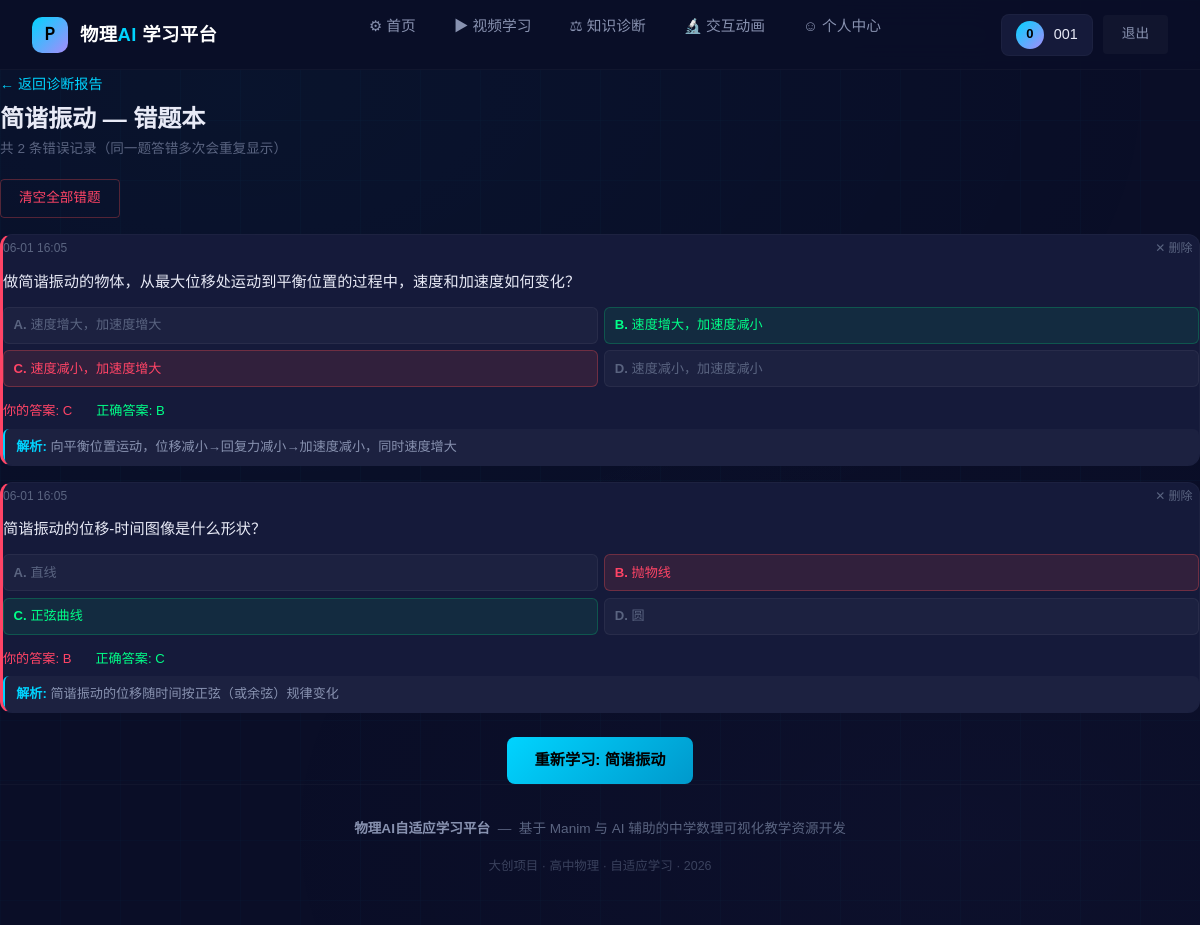
The app's page /diagnosis/wrong/oscillation_01 (signed in) with its own data.
### app/models.py (models this page shows, shortened)
class User(UserMixin, db.Model):
    __tablename__ = 'users'
    id = db.Column(db.Integer, primary_key=True)
    username = db.Column(db.String(50), unique=True, nullable=False)
    password_hash = db.Column(db.String(256), nullable=False)
    email = db.Column(db.String(100))
    grade = db.Column(db.String(10), default='高一')
    created_at = db.Column(db.DateTime, default=datetime.now(timezone.utc))
    last_login = db.Column(db.DateTime)

class Video(db.Model):
    __tablename__ = 'videos'
    id = db.Column(db.Integer, primary_key=True)
    title = db.Column(db.String(200), nullable=False)
    description = db.Column(db.Text)
    topic = db.Column(db.String(100), nullable=False)
    topic_id = db.Column(db.String(50), nullable=False)
    subject = db.Column(db.String(20), default='物理')
    chapter = db.Column(db.String(50))
    video_path = db.Column(db.String(300), nullable=False)
    cover_path = db.Column(db.String(300))
    duration = db.Column(db.Integer)
    difficulty = db.Column(db.Integer, default=2)
    prerequisites = db.Column(db.Text)
    related = db.Column(db.Text)
    created_at = db.Column(db.DateTime, default=datetime.now(timezone.utc))

class QuizRecord(db.Model):
    __tablename__ = 'quiz_records'
    id = db.Column(db.Integer, primary_key=True)
    user_id = db.Column(db.Integer, db.ForeignKey('users.id'), nullable=False)
    question_id = db.Column(db.Integer, db.ForeignKey('questions.id'), nullable=False)
    user_answer = db.Column(db.String(1))
    is_correct = db.Column(db.Boolean)
    response_time = db.Column(db.Integer)
    answered_at = db.Column(db.DateTime, default=datetime.now(timezone.utc))
    question = db.relationship('Question', backref='records')

class Question(db.Model):
    __tablename__ = 'questions'
    id = db.Column(db.Integer, primary_key=True)
    topic_id = db.Column(db.String(50), nullable=False)
    content = db.Column(db.Text, nullable=False)
    option_a = db.Column(db.Text, nullable=False)
    option_b = db.Column(db.Text, nullable=False)
    option_c = db.Column(db.Text, nullable=False)
    option_d = db.Column(db.Text, nullable=False)
    answer = db.Column(db.String(1), nullable=False)
    explanation = db.Column(db.Text)
    difficulty = db.Column(db.Integer, default=2)
    created_at = db.Column(db.DateTime, default=datetime.now(timezone.utc))

### app/routes/diagnosis.py (the view)
@diagnosis_bp.route('/diagnosis/wrong/<topic_id>')
@login_required
def wrong_questions(topic_id):
    records = QuizRecord.query.filter(
        QuizRecord.user_id == current_user.id,
        QuizRecord.is_correct == False
    ).join(Question).filter(
        Question.topic_id == topic_id
    ).order_by(QuizRecord.answered_at.desc()).all()
    if not records:
        abort(404)
    video = Video.query.filter_by(topic_id=topic_id).first()
    topic_name = video.topic if video else topic_id
    recommended_video = Video.query.filter_by(topic_id=topic_id).first()
    return render_template('wrong_questions.html',
                           records=records,
                           topic_id=topic_id,
                           topic_name=topic_name,
                           recommended_video=recommended_video)

### app/models.py (called while the page is built)
@login_manager.user_loader
def load_user(user_id):
    return User.query.get(int(user_id))

### app/templates/wrong_questions.html (shortened to what this page needs)
{% extends "base.html" %}
{% block content %}
<div style="margin-bottom:1.2rem;">
    <a href="{{ url_for('diagnosis.diagnosis_page') }}" style="color:var(--cyan); text-decoration:none; font-size:0.88rem;">
        ← 返回诊断报告
    </a>
    <h1 style="font-size:1.5rem; font-weight:700; color:var(--text-primary); margin:0.5rem 0 0.2rem;">
        {{ topic_name }} — 错题本
    </h1>
    <p style="font-size:0.85rem; color:var(--text-muted); margin:0;">
        共 {{ records|length }} 条错误记录（同一题答错多次会重复显示）
    </p>
</div>
{% if records %}
<div style="display:flex; gap:0.5rem; margin-bottom:1rem;">
    <button onclick="deleteAllRecords('{{ topic_id }}')" class="btn btn-outline btn-sm" style="color:var(--red); border-color:rgba(255,80,80,0.3);">
        清空全部错题
    </button>
</div>
{% endif %}
{% for record in records %}
<div class="card-dark" id="record-{{ record.id }}" style="margin-bottom:1rem; border-left:3px solid var(--red);">
    <div style="display:flex; justify-content:space-between; align-items:center; font-size:0.75rem; color:var(--text-muted); margin-bottom:0.5rem;">
        <span>{{ record.answered_at.strftime('%m-%d %H:%M') if record.answered_at else '' }}</span>
        <button onclick="deleteRecord({{ record.id }})" style="background:none; border:none; color:var(--text-muted); cursor:pointer; font-size:0.75rem; padding:0.2rem 0.4rem; border-radius:4px;" onmouseover="this.style.color='var(--red)'" onmouseout="this.style.color='var(--text-muted)'">
            ✕ 删除
        </button>
    </div>
    <div style="font-size:0.95rem; color:var(--text-primary); line-height:1.6; margin-bottom:0.8rem;">
        {{ record.question.content if record.question else '题目已删除' }}
    </div>
    {% if record.question %}
    <div style="display:grid; grid-template-columns:1fr 1fr; gap:0.4rem; margin-bottom:0.8rem;">
        {% set opts = [
            ('A', record.question.option_a),
            ('B', record.question.option_b),
            ('C', record.question.option_c),
            ('D', record.question.option_d)
        ] %}
        {% for letter, text in opts %}
        <div style="
            padding:0.4rem 0.6rem;
            border-radius:6px;
            font-size:0.82rem;
            {% if letter == record.user_answer and letter != record.question.answer %}
                background:rgba(255,80,80,0.12); color:var(--red); border:1px solid rgba(255,80,80,0.3);
            {% elif letter == record.question.answer %}
                background:rgba(0,255,136,0.08); color:var(--green); border:1px solid rgba(0,255,136,0.2);
            {% else %}
                background:rgba(255,255,255,0.03); color:var(--text-muted); border:1px solid rgba(255,255,255,0.05);
            {% endif %}
        ">
            <strong>{{ letter }}.</strong> {{ text }}
        </div>
        {% endfor %}
    </div>
    <div style="display:flex; gap:1.5rem; font-size:0.82rem; margin-bottom:0.4rem;">
        <span style="color:var(--red);">你的答案: {{ record.user_answer }}</span>
        <span style="color:var(--green);">正确答案: {{ record.question.answer }}</span>
    </div>
    {% if record.question.explanation %}
    <div style="
        background:rgba(255,255,255,0.03);
        border-radius:6px;
        padding:0.5rem 0.7rem;
        font-size:0.82rem;
        color:var(--text-secondary);
        line-height:1.5;
        border-left:2px solid var(--cyan);
    ">
        <strong style="color:var(--cyan);">解析:</strong> {{ record.question.explanation }}
    </div>
    {% endif %}
    {% endif %}
</div>
{% endfor %}
{% if recommended_video %}
<div style="text-align:center; margin-top:1.5rem;">
    <a href="{{ url_for('videos.video_play', video_id=recommended_video.id) }}"
       class="btn btn-primary btn-glow">
        重新学习: {{ recommended_video.title }}
    </a>
</div>
{% endif %}
{% endblock %}

### app/templates/base.html (shortened to what this page needs)
<!DOCTYPE html>
<html lang="zh-CN">
<head>
    <link href="https://cdn.jsdelivr.net/npm/bootstrap@5.3.3/dist/css/bootstrap.min.css" rel="stylesheet">
    <link href="https://cdn.jsdelivr.net/npm/video.js@8.10.0/dist/video-js.min.css" rel="stylesheet">
    <link rel="stylesheet" href="{{ url_for('static', filename='css/style.css') }}">
</head>
<body>
    <nav class="navbar-custom" id="mainNav" role="navigation" aria-label="主导航">
        <a href="{{ url_for('auth.index') }}" class="nav-brand">
            <div class="nav-brand-icon">P</div>
            <div class="nav-brand-text">物理<span>AI</span> 学习平台</div>
        </a>
        <ul class="nav-links" id="navLinks">
            <li>
                <a href="{{ url_for('auth.index') }}"
                   class="{% if request.endpoint == 'auth.index' %}active{% endif %}">
                    &#9881; 首页
                </a>
            </li>
            <li>
                <a href="{{ url_for('videos.video_list') }}"
                   class="{% if request.endpoint in ['videos.video_list', 'videos.video_play'] %}active{% endif %}">
                    &#9654; 视频学习
                </a>
            </li>
            <li>
                <a href="{{ url_for('diagnosis.diagnosis_page') }}"
                   class="{% if request.endpoint == 'diagnosis.diagnosis_page' %}active{% endif %}">
                    &#9878; 知识诊断
                </a>
            </li>
            <li>
                <a href="{{ url_for('experiments.experiment_list') }}"
                   class="{% if request.endpoint and 'experiments' in request.endpoint %}active{% endif %}">
                    &#128300; 交互动画
                </a>
            </li>
            <li>
                <a href="{{ url_for('auth.profile') }}"
                   class="{% if request.endpoint == 'auth.profile' %}active{% endif %}">
                    &#9786; 个人中心
                </a>
            </li>
        </ul>
        <div class="nav-actions">
            {% if current_user.is_authenticated %}
                <div class="nav-user">
                    <div class="nav-user-avatar">
                        {{ current_user.username|first|upper }}
                    </div>
                    <span>{{ current_user.username }}</span>
                </div>
                <a href="{{ url_for('auth.logout') }}" class="btn btn-ghost btn-sm">退出</a>
            {% else %}
                <a href="{{ url_for('auth.login') }}" class="btn btn-ghost btn-sm">登录</a>
                <a href="{{ url_for('auth.register') }}" class="btn btn-primary btn-sm">注册</a>
            {% endif %}
        </div>
    </nav>
    <main class="page-content page-enter" role="main" id="mainContent">
        {% block content %}{% endblock %}
    </main>
    <footer class="site-footer">
        <p>
            <span class="footer-brand">物理AI自适应学习平台</span>
            &nbsp;&mdash;&nbsp;
            基于 Manim 与 AI 辅助的中学数理可视化教学资源开发
        </p>
        <p class="mt-1" style="font-size:0.78rem; opacity:0.6;">
            大创项目 &middot; 高中物理 &middot; 自适应学习 &middot; 2026
        </p>
    </footer>
</body>
</html>

### app/templates/base.html (style rules this page uses)
.page-enter { animation: pageEnter 0.35s var(--ease-out, ease-out) both; }
.nav-links a, .nav-actions a { transition: color 0.2s, transform 0.15s; }
.btn { transition: transform 0.12s, box-shadow 0.2s, background 0.2s; }
.card-dark { transition: transform 0.2s, box-shadow 0.25s; }

### records on screen
User: username|first "0", username "001"
Video: topic "简谐振动", title "简谐振动"
QuizRecord: answered_at "06-01 16:05", question "做简谐振动的物体，从最大位移处运动到平衡位置的过程中，速度和加速度如何变化？", user_answer "C", question.answer "B", question.explanation "向平衡位置运动，位移减小→回复力减小→加速度减小，同时速度增大"
Question: letter "A", option_a "速度增大，加速度增大", answer "B", option_b "速度增大，加速度减小", letter "C", option_c "速度减小，加速度增大", letter "D", option_d "速度减小，加速度减小"
QuizRecord: answered_at "06-01 16:05", question "简谐振动的位移-时间图像是什么形状？", opts "D", opts "圆", user_answer "B", question.answer "C", question.explanation "简谐振动的位移随时间按正弦（或余弦）规律变化"
Question: letter "A", option_a "直线", letter "B", option_b "抛物线", answer "C", option_c "正弦曲线"

### other values on screen
{{ records|length }} "2"
